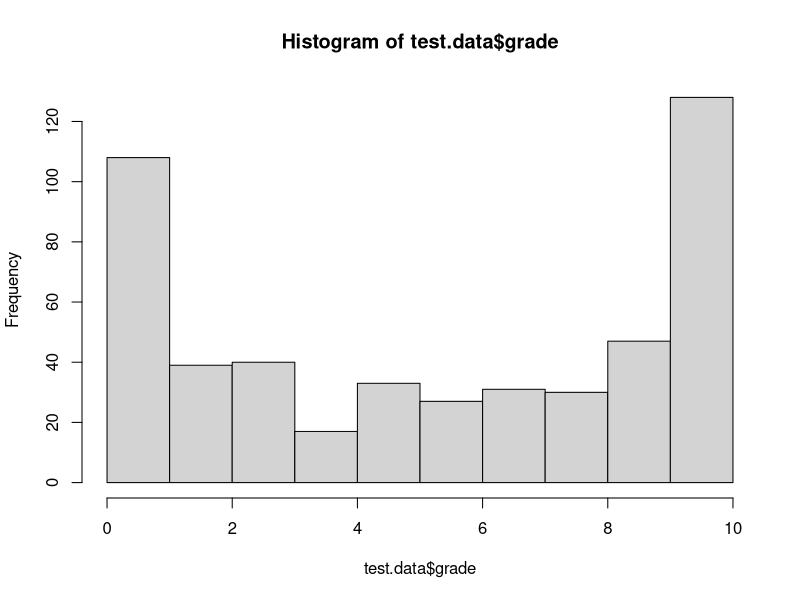
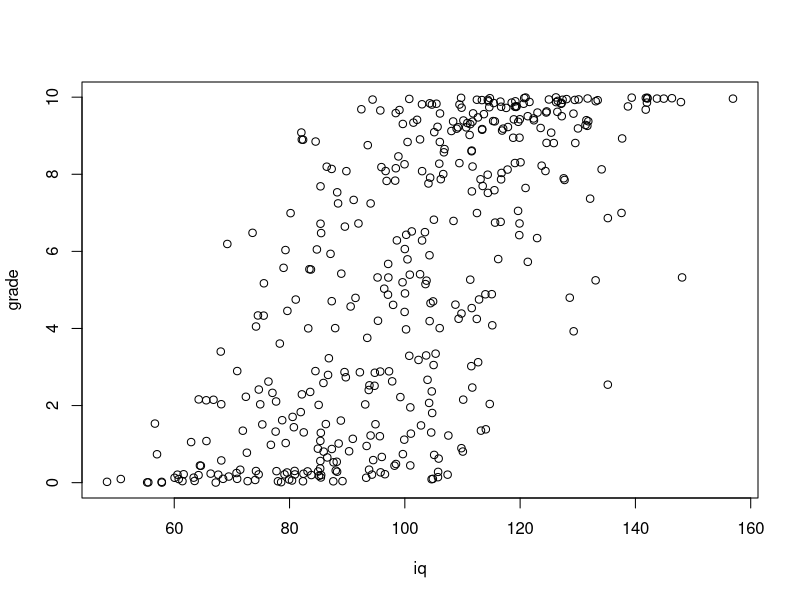
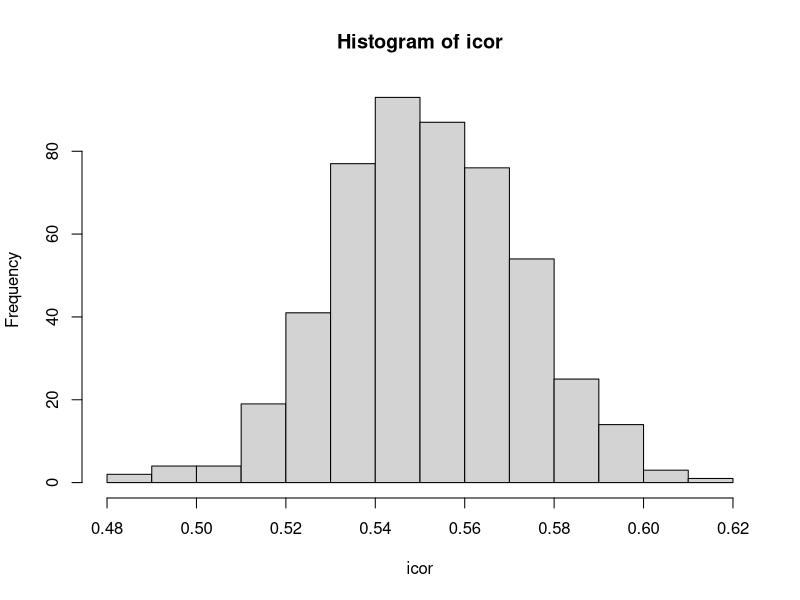

These figures' R source, in order:
## ---- chunk 1
set.seed(300)
like.maths<-sample(c("Y","N"),500,replace=T)
sex<-sample(c("M","F"),500,replace=T)
height<-sapply(sex,function(x) ifelse(x=="M",rnorm(1,1.80,0.2),rnorm(1,1.60,0.2)))
education<-sample(c(1:5),500,replace=T)
iq<-rnorm(500,100,20)
test.data<-data.frame(sex=sex,height=height,education=education,iq=iq,like.maths=like.maths,stringsAsFactors=F)
grade<-apply(test.data,1,function(x) 10*plogis(rnorm(1,0,2)+ifelse(x["like.maths"]=="Y",0.3,-0.3)+0.2*(as.numeric(x["education"])-3)+(as.numeric(x["iq"])-100)/10)) 
test.data$iq[sample(c(1:500),100)]<-NA
test.data$height[sample(c(1:500),100)]<-NA
test.data$sex[sample(c(1:500),100)]<-NA
test.data$education[sample(c(1:500),100)]<-NA
test.data$grade<-grade
print(str(test.data))
## ---- chunk 2
print(hist(test.data$grade))
## ---- chunk 3
plot(grade~iq,data=test.data)
## ---- chunk 4
correlation<-cor(test.data$grade,test.data$iq,use="complete.obs")
print(correlation)
## ---- chunk 5
boot.md<-function(x) {
x[is.na(x)]<-sample(x[!is.na(x)],length(x[is.na(x)]))  
return(x)}
## ---- chunk 6
icor<-rep(0,500)
for(i in c(1:500)) {
iiq<-boot.md(test.data$iq)
icor[i]<-cor(iiq,test.data$grade,use="complete.obs")}
## ---- chunk 7
hist(icor)
